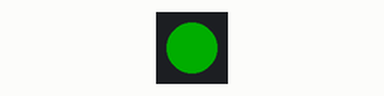
This sketch was run on a simulated Arduino Uno, built with avr-gcc and run on an emulated ATmega328P. On the bench: 1 RGB LEDs in strip order, left to right. Dim RGB values are drawn brighter than linear.

Above: at 0.11 s.
At 2.67 s:
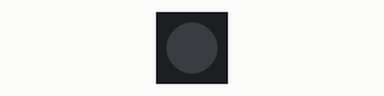
Timing chart, 0 to 3.0 s (numbered marks = the images above):
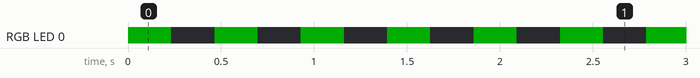

Measured:
- by itself, RGB LED 0: alternates RGB(0, 50, 0) for 0.23 s and off for 0.23 s

The sketch:

NeoPixel_Blink.ino
```cpp
/* Small modification of Adafruit NeoPixel example
 * Author Dejan Petrovic
 * 10/30/2021
 * v1.0
*/
#include <Adafruit_NeoPixel.h>
#define PIN 8
Adafruit_NeoPixel strip = Adafruit_NeoPixel(1, PIN, NEO_GRB + NEO_KHZ800);
void setup() {
  strip.begin();
  strip.setBrightness(50);
  strip.show(); // Initialize all pixels to 'off'
}
void loop() {
  colorWipe(strip.Color(0, 255, 0), 1000); // Green
  //colorWipe(strip.Color(255, 0, 0), 1000); // Red
  //colorWipe(strip.Color(0, 0, 255), 1000); // Blue
  colorWipe(strip.Color(0, 0, 0), 1000); // white
}

// Fill the dots one after the other with a color
void colorWipe(uint32_t c, uint8_t wait) {
  for(uint16_t i=0; i<strip.numPixels(); i++) {
      strip.setPixelColor(i, c);
      strip.show();
      delay(wait);
  }
}
```
